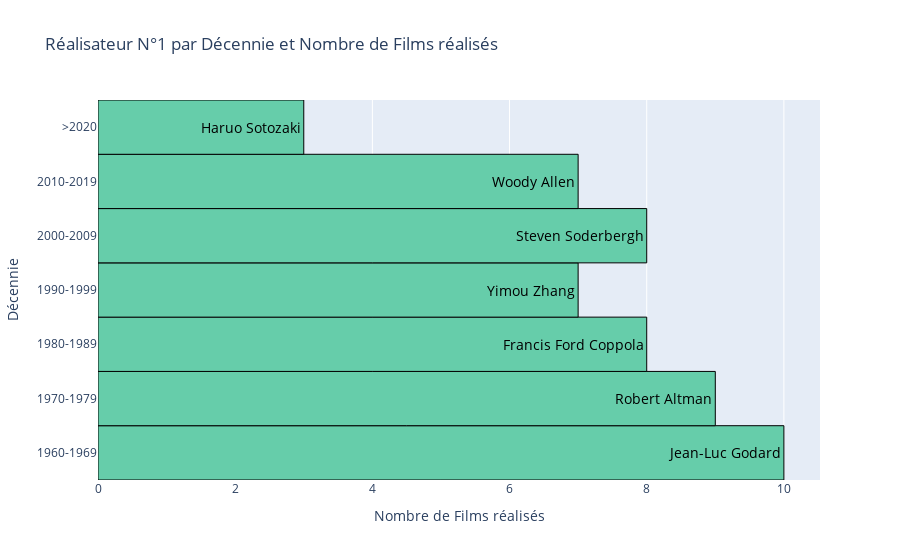

The notebook cell this image was saved under:
### Code cell
fig = go.Figure(data=[
    go.Bar(
        x=nombre_films,
        y=decennies,
        orientation='h',
        marker=dict(
            color='#66cdaa',
            line=dict(
                color='black',
                width=1
            )
        ),
        text=noms_directors,
        textposition='auto',
        width=1,
        textfont=dict(
            size=14,
            color='black'
        )
    )
])

fig.update_layout(
    title='Réalisateur N°1 par Décennie et Nombre de Films réalisés',
    xaxis_title='Nombre de Films réalisés',
    yaxis_title='Décennie'
)

fig.show()

### Figure 1 — Plotly figure (JSON) as saved in the notebook; plotly's stock layout.template omitted (floating-point values rounded to 4 significant figures)
{"data": [{"marker": {"color": "#66cdaa", "line": {"color": "black", "width": 1}}, "orientation": "h", "text": ["Jean-Luc Godard", "Robert Altman", "Francis Ford Coppola", "Yimou Zhang", "Steven Soderbergh", "Woody Allen", "Haruo Sotozaki"], "textfont": {"color": "black", "size": 14}, "textposition": "auto", "type": "bar", "width": 1, "x": [10, 9, 8, 7, 8, 7, 3], "y": ["1960-1969", "1970-1979", "1980-1989", "1990-1999", "2000-2009", "2010-2019", ">2020"]}], "layout": {"title": {"text": "Réalisateur N°1 par Décennie et Nombre de Films réalisés"}, "xaxis": {"title": {"text": "Nombre de Films réalisés"}}, "yaxis": {"title": {"text": "Décennie"}}}}
